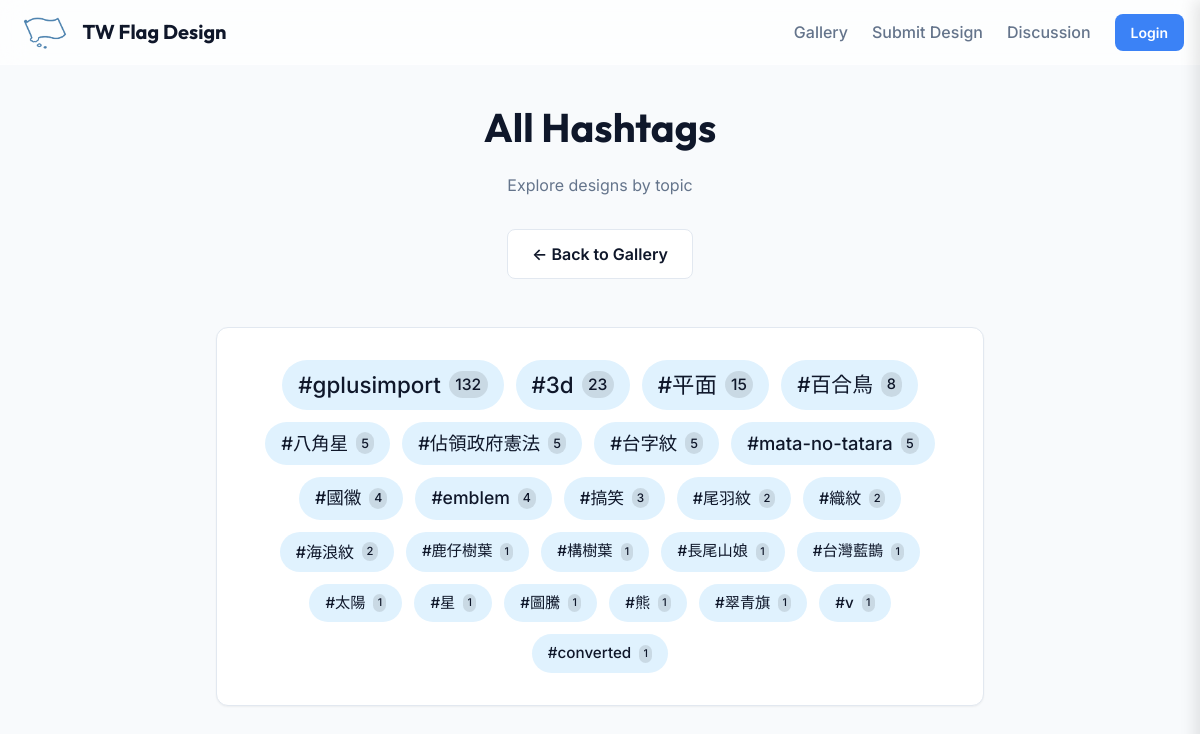
/hashtags, run on the app's committed database.
### app/models.py (models this page shows, shortened)
class Design(db.Model):
    id = db.Column(db.Integer, primary_key=True)
    public_id = db.Column(db.String(36), unique=True, nullable=True)
    title = db.Column(db.String(100), nullable=False)
    description = db.Column(db.Text, nullable=False)
    image_filename = db.Column(db.String(100), nullable=False)
    hashtags = db.Column(db.Text, nullable=True)
    created_at = db.Column(db.DateTime, nullable=False, default=datetime.utcnow)
    approved = db.Column(db.Boolean, default=False)
    user_id = db.Column(db.Integer, db.ForeignKey('user.id'), nullable=False)
    comments = db.relationship('Comment', backref='design', lazy=True)
    ratings = db.relationship('Rating', backref='design', lazy=True)

### app/main/routes.py (the view)
@bp.route('/hashtags')
def hashtags():
    all_designs = Design.query.filter_by(approved=True).all()
    tag_counts = Counter()
    for d in all_designs:
        if d.hashtags:
            tags = d.hashtags.lower().split()
            tag_counts.update(tags)
    all_tags = tag_counts.most_common()
    return render_template('hashtags.html', all_tags=all_tags)

### app/templates/hashtags.html
{% extends "layout.html" %}
{% block content %}
<div class="container" style="max-width: 800px;">
    <div style="text-align: center; margin-bottom: 3rem;">
        <h1
            style="font-family: var(--font-heading); font-size: 2.5rem; margin-bottom: 1rem; color: var(--color-primary);">
            All Hashtags</h1>
        <p style="color: var(--color-text-muted); margin-bottom: 2rem;">Explore designs by topic</p>
        <div style="margin-bottom: 2rem;">
            <a href="{{ url_for('main.index') }}" class="btn"
                style="border: 1px solid var(--color-border); background: var(--color-surface);">&larr; Back to
                Gallery</a>
        </div>
    </div>
    <div class="card" style="padding: 2rem;">
        {% if all_tags %}
        <div style="display: flex; flex-wrap: wrap; gap: 0.75rem; justify-content: center;">
            {% for tag, count in all_tags %}
            <a href="{{ url_for('main.index', q=tag) }}"
                style="text-decoration: none; color: #0f172a; background: #e0f2fe; padding: 0.5rem 1rem; border-radius: 999px; font-size: {{ 0.9 + (count * 0.05) if count < 10 else 1.4 }}rem; font-weight: 500; transition: transform 0.2s, background 0.2s; display: inline-flex; align-items: center; gap: 0.5rem;">
                {{ tag }}
                <span
                    style="font-size: 0.7em; background: rgba(0,0,0,0.1); padding: 0.1em 0.4em; border-radius: 999px;">{{
                    count }}</span>
            </a>
            {% endfor %}
        </div>
        {% else %}
        <p style="text-align: center; color: var(--color-text-muted);">No hashtags found yet.</p>
        {% endif %}
    </div>
</div>
{% endblock %}

### app/static/css/variables.css (style rules this page uses)
:root { --color-primary: #0f172a; --color-primary-light: #1e293b; --color-accent: #3b82f6; --color-accent-hover: #2563eb; --color-background: #f8fafc; --color-surface: #ffffff; --color-text-main: #0f172a; --color-text-muted: #64748b; --color-border: #e2e8f0; --color-success: #10b981; --color-error: #ef4444; --shadow-sm: 0 1px 2px 0 rgb(0 0 0 / 0.05); --shadow-md: 0 4px 6px -1px rgb(0 0 0 / 0.1), 0 2px 4px -2px rgb(0 0 0 / 0.1); --shadow-lg: 0 10px 15px -3px rgb(0 0 0 / 0.1), 0 4px 6px -4px rgb(0 0 0 / 0.1); --glass-background: rgba(255, 255, 255, 0.7); --glass-border: rgba(255, 255, 255, 0.2); --font-sans: 'Inter', system-ui, -apple-system, sans-serif; --font-heading: 'Outfit', sans-serif; --radius-sm: 0.375rem; --radius-md: 0.5rem; --radius-lg: 0.75rem; --radius-xl: 1rem; --spacing-container: 1200px; }

### app/static/css/base.css (style rules this page uses)
*, *::before, *::after { box-sizing: border-box; margin: 0; padding: 0; }
body { font-family: var(--font-sans); background-color: var(--color-background); color: var(--color-text-main); line-height: 1.5; -webkit-font-smoothing: antialiased; }
a { color: inherit; text-decoration: none; }
.container { max-width: var(--spacing-container); margin: 0 auto; padding: 0 1rem; }
.btn { display: inline-flex; align-items: center; justify-content: center; padding: 0.75rem 1.5rem; border-radius: var(--radius-md); font-weight: 600; transition: all 0.2s ease; cursor: pointer; border: none; }
.card { background-color: var(--color-surface); border: 1px solid var(--color-border); border-radius: var(--radius-lg); box-shadow: var(--shadow-sm); overflow: hidden; transition: transform 0.2s, box-shadow 0.2s; }

### data on the page
Design: hashtags "#gplusimport", id "132"
Design: hashtags "#converted", approved "1"

### other printed values
{{ tag }} "#3d" "#平面" "#百合鳥" "#八角星" "#佔領政府憲法" "#台字紋" "#mata-no-tatara" "#國徽" "#emblem" "#搞笑" "#尾羽紋" "#織紋" "#海浪紋" "#鹿仔樹葉" "#構樹葉" "#長尾山娘" "#台灣藍鵲" "#太陽" "#星" "#圖騰" "#熊" "#翠青旗" "#v"
{{ count }} "23" "15" "8" "5" "5" "5" "5" "4" "4" "3" "2" "2" "2" "1" "1" "1" "1" "1" "1" "1" "1" "1" "1"
